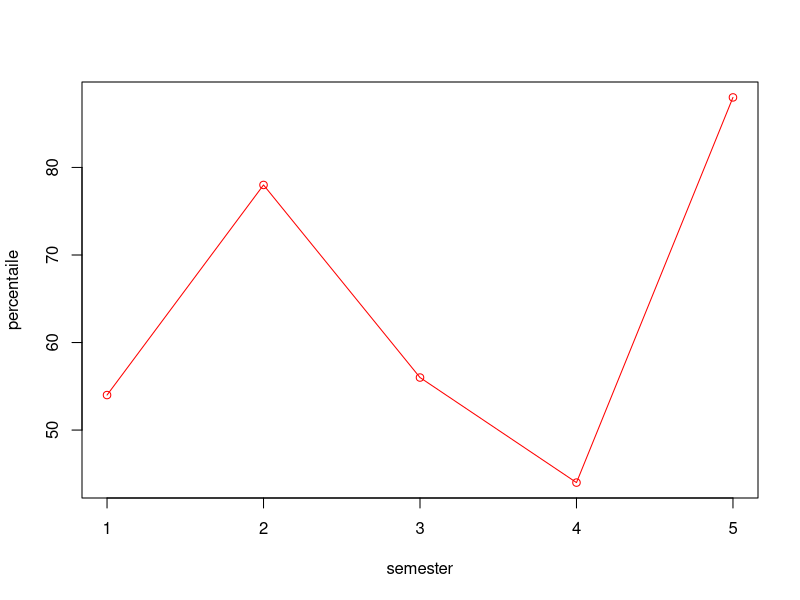

Recreate this plot in R.
z <- c(54,78,56,44,88)  
png(file = "linegraph.jpg")  
plot(z,type = "o",col="red",xlab="semester",ylab="percentaile")  
dev.off()